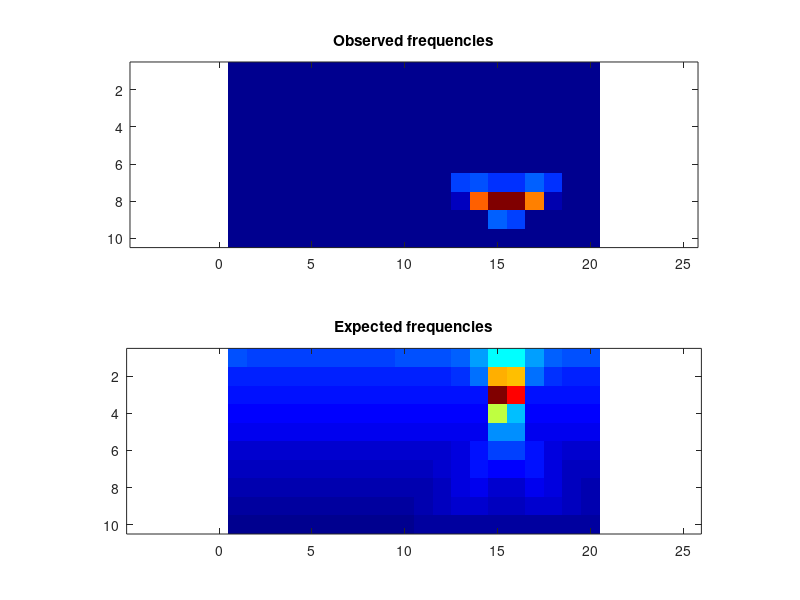

This chart was generated by the following MATLAB code:
obsFrequencies = [ 0, 0, 0, 0, 0, 0, 0, 0, 0, 0, 0, 0, 0, 0, 0, 0, 0, 0, 0, 0; 0, 0, 0, 0, 0, 0, 0, 0, 0, 0, 0, 0, 0, 0, 0, 0, 0, 0, 0, 0; 0, 0, 0, 0, 0, 0, 0, 0, 0, 0, 0, 0, 0, 0, 0, 0, 0, 0, 0, 0; 0, 0, 0, 0, 0, 0, 0, 0, 0, 0, 0, 0, 0, 0, 0, 0, 0, 0, 0, 0; 0, 0, 0, 0, 0, 0, 0, 0, 0, 0, 0, 0, 0, 0, 0, 0, 0, 0, 0, 0; 0, 0, 0, 0, 0, 0, 0, 0, 0, 0, 0, 0, 0, 0, 0, 0, 0, 0, 0, 0; 0, 0, 0, 0, 0, 0, 0, 0, 0, 0, 0, 0, 35552, 39312, 31939, 32486, 39987, 33192, 0, 0; 0, 0, 0, 0, 0, 0, 0, 0, 0, 0, 0, 0, 10926, 152845, 195494, 196509, 147189, 7660, 0, 0; 0, 0, 0, 0, 0, 0, 0, 0, 0, 0, 0, 0, 0, 0, 40184, 36725, 0, 0, 0, 0; 0, 0, 0, 0, 0, 0, 0, 0, 0, 0, 0, 0, 0, 0, 0, 0, 0, 0, 0, 0 ];
expFrequencies = [ 21821.7, 21776.5, 21758.2, 21750.2, 21747, 21747.1, 21750.4, 21758.7, 21777.7, 21824.8, 21961.4, 22446.7, 24358.1, 30205.3, 38166.2, 37925.4, 29861.5, 24216.4, 22410.4, 21951.8; 18795.8, 18795.8, 18795.8, 18795.8, 18795.8, 18795.8, 18795.8, 18795.8, 18795.8, 18795.8, 18795.9, 18801.3, 19084.2, 25713.8, 68125.2, 65954.3, 24950.1, 19043.4, 18800.4, 18795.9; 16765.5, 16765.5, 16765.5, 16765.5, 16765.5, 16765.5, 16765.5, 16765.5, 16765.5, 16765.5, 16765.5, 16765.5, 16765.5, 16950.3, 94975.8, 82460.2, 16896.7, 16765.5, 16765.5, 16765.5; 15008.5, 15008.5, 15008.5, 15008.5, 15008.5, 15008.5, 15008.6, 15008.5, 15008.5, 15008.6, 15008.6, 15008.5, 15008.6, 15008.8, 54931.9, 33047.5, 15008.8, 15008.5, 15008.6, 15008.6; 13369.1, 13369.1, 13369.1, 13369.1, 13369.1, 13369.1, 13369.1, 13369.1, 13369.1, 13369.1, 13369.1, 13369.1, 13372, 14440.2, 28344.6, 27893.4, 14255.1, 13371.2, 13369.1, 13369.1; 11763.7, 11763.7, 11763.7, 11763.7, 11763.7, 11763.7, 11763.7, 11763.7, 11763.7, 11763.7, 11763.8, 11775.9, 12241.6, 17294, 21051.4, 21282.1, 16916.3, 12181.7, 11774, 11763.8; 10127.7, 10124.5, 10124.2, 10124.2, 10124.2, 10124.2, 10124.2, 10124.2, 10124.5, 10128.1, 10169.7, 10566.5, 12797.6, 17231.5, 15001.2, 15301, 17094.3, 12636.3, 10528.9, 10165.3; 8522.27, 8409.88, 8381.24, 8373.44, 8371.28, 8371.32, 8373.61, 8381.84, 8412.15, 8531.29, 8980.74, 10346.4, 12912.8, 14410.6, 11689.9, 11859, 14424.5, 12797.5, 10261, 8948.39; 7389.36, 6887.99, 6650.33, 6544.13, 6503.81, 6504.61, 6547.01, 6657.06, 6902.67, 7419.24, 8390.86, 9831.52, 11132.8, 11148.7, 9822.85, 9876.19, 11183.7, 11096, 9766.12, 8338.81; 6107.42, 5602.48, 5242.82, 5020.75, 4917.02, 4919.22, 5027.63, 5255.13, 5620.98, 6131.68, 6742.07, 7313.67, 7638.8, 7601.7, 7391.07, 7397.89, 7609.4, 7632.36, 7292.99, 6715.67 ];
colormap(jet);
clf; subplot(2,1,1);
imagesc(obsFrequencies);
title('Observed frequencies');
axis equal;
subplot(2,1,2);
imagesc(expFrequencies);
axis equal;
title('Expected frequencies');
